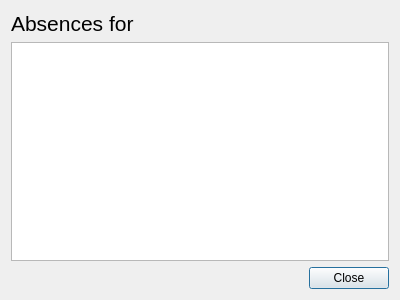
<?xml version="1.0" encoding="UTF-8"?>
<ui version="4.0">
 <class>AbsenceDialog</class>
 <widget class="QDialog" name="AbsenceDialog">
  <property name="geometry">
   <rect>
    <x>0</x>
    <y>0</y>
    <width>400</width>
    <height>300</height>
   </rect>
  </property>
  <property name="windowTitle">
   <string>Absences</string>
  </property>
  <layout class="QVBoxLayout" name="verticalLayout" stretch="0,1,0">
   <item>
    <widget class="QLabel" name="labelTitle">
     <property name="font">
      <font>
       <pointsize>16</pointsize>
      </font>
     </property>
     <property name="text">
      <string notr="true">Absences for</string>
     </property>
    </widget>
   </item>
   <item>
    <widget class="QTreeView" name="treeView"/>
   </item>
   <item>
    <widget class="QDialogButtonBox" name="buttonBox">
     <property name="orientation">
      <enum>Qt::Horizontal</enum>
     </property>
     <property name="standardButtons">
      <set>QDialogButtonBox::Close</set>
     </property>
    </widget>
   </item>
  </layout>
 </widget>
 <resources/>
 <connections>
  <connection>
   <sender>buttonBox</sender>
   <signal>accepted()</signal>
   <receiver>AbsenceDialog</receiver>
   <slot>accept()</slot>
   <hints>
    <hint type="sourcelabel">
     <x>248</x>
     <y>254</y>
    </hint>
    <hint type="destinationlabel">
     <x>157</x>
     <y>274</y>
    </hint>
   </hints>
  </connection>
  <connection>
   <sender>buttonBox</sender>
   <signal>rejected()</signal>
   <receiver>AbsenceDialog</receiver>
   <slot>reject()</slot>
   <hints>
    <hint type="sourcelabel">
     <x>316</x>
     <y>260</y>
    </hint>
    <hint type="destinationlabel">
     <x>286</x>
     <y>274</y>
    </hint>
   </hints>
  </connection>
 </connections>
</ui>
